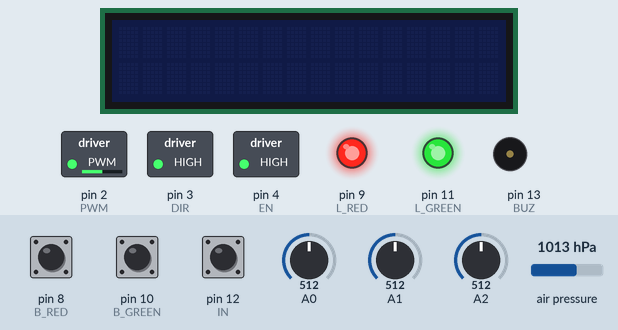
The sketch below on a simulated Arduino Uno, built with avr-gcc and run on an emulated ATmega328P. Parts: 16×2 character LCD, switched loads named in the sketch (green lamp = pin HIGH), output pins drawn as LEDs (lit = HIGH), buzzer (waves = sounding, pin HIGH). Inputs (shaded band) come from the test bench; at power-on: pin 12 (IN) HIGH, pin 8 (B_RED) HIGH, pin 10 (B_GREEN) HIGH, A0 = 512, A1 = 512, A2 = 512, air pressure 1013 hPa. What the sketch prints to the serial monitor is not drawn.

Above: at 0.8 s.
0.9 s: pin 12 (IN) pulled LOW for 0.15 s
At 1.9 s:
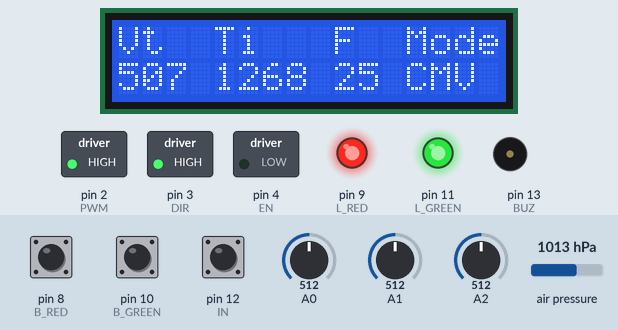
2.5 s: pin 8 (B_RED) pulled LOW for 0.15 s
At 3.6 s:
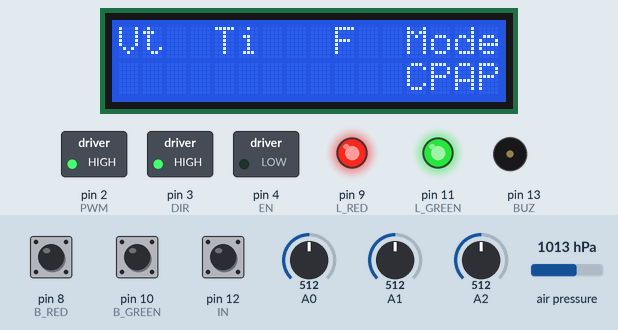
4.1 s: pin 8 (B_RED) pulled LOW for 1 s
At 5.6 s:
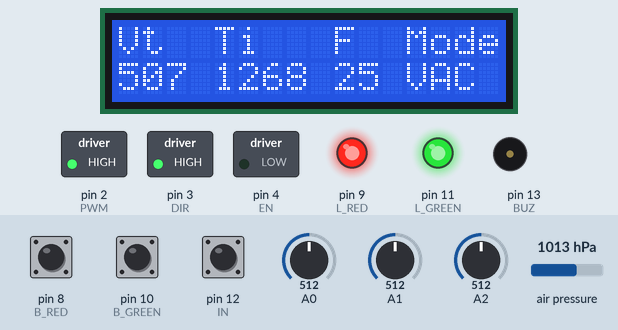
6.6 s: pin 8 (B_RED) pulled LOW for 0.15 s
At 7.9 s:
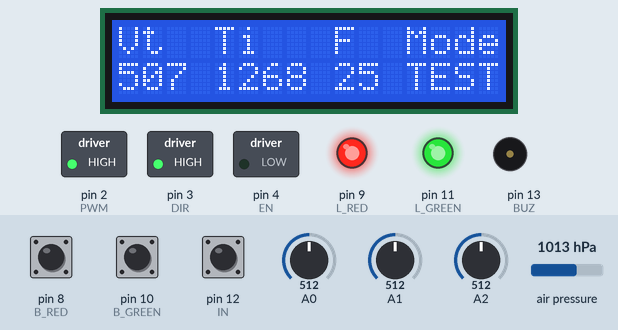
8.2 s: pin 10 (B_GREEN) pulled LOW for 0.15 s
At 8.55 s:
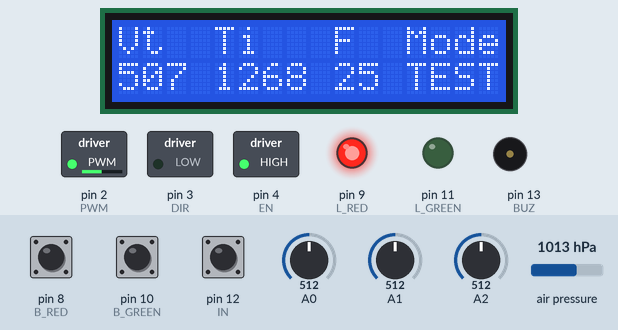
8.9 s: pin 10 (B_GREEN) pulled LOW for 1 s
Timing chart, 0 to 11.5 s (numbered marks = the images above; inputs shaded):
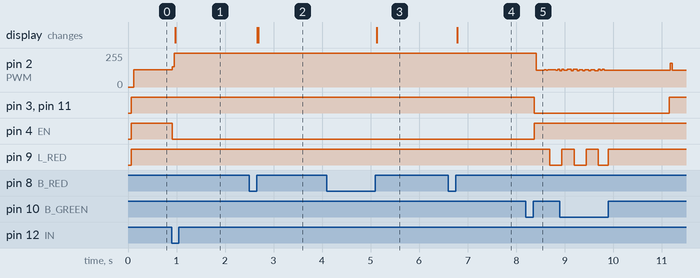

The sketch:

Ventilator.ino
```cpp
/*
 * Connect
 *      Arduino       I2C_LCD
 *        5V            VCC
 *        GND           GND
 *        A4            SDA
 *        A5            SCL


 */
#include <avr/interrupt.h>
#include <Wire.h>
#include "LiquidCrystal_I2C.h"
#include "Adafruit_BMP085.h"
#include <math.h>
LiquidCrystal_I2C lcd(0x27,16,2);

// Button Pin
#define   TRUE          1
#define   FAIL          0
#define   ON            LOW
#define   OF            HIGH
#define   L_ON          LOW
#define   L_OF          HIGH
#define   EN_ON         HIGH
#define   EN_OF         LOW
#define   DIR_ON        LOW
#define   DIR_OF        HIGH
#define   B_ON          HIGH
#define   B_OF          LOW

#define   B_RED     8
#define   L_RED     9
#define   B_GREEN   10
#define   L_GREEN   11
#define   IN        12
#define   BUZ       13
#define   PWM       2
#define   DIR       3
#define   EN        4

unsigned char   g_Led = OF, g_time_led = 0;
unsigned char   g_start = OF, g_run_motor = OF;
unsigned long   g_Vt,    g_Ti, g_ti,   g_Te, g_te,   g_F;
unsigned long   g_Vt_p;
#define   MODE      4
#define   CMV       0
#define   CPAP      1
#define   VAC       2
#define   TEST      3
unsigned char   mode = 0;
unsigned long   g_active_VAC = 0, g_active_VAC_bk;

unsigned char g_but_green_1 = OF, g_but_green_2 = OF;
unsigned char g_but_red_1 = OF,   g_but_red_2 = OF;


#define NUM   5
long g_arr[NUM], g_threshold_P_H2O;
Adafruit_BMP085 bmp;
/////////////////////////////////////////////////////////////////////////////////////////
// Function /////////////////////////////////////////////////////////////////////////////
/////////////////////////////////////////////////////////////////////////////////////////
void delay_u_s(unsigned long us)
{
    us = (us*4)/5;
    while(us--) {
      delayMicroseconds(2);
    }
}
////////////////////////////////////////////////////
void go_home(void)
{
  unsigned char sum_sensor, i_h = 7;

    while(i_h--){
        if(digitalRead(IN) == ON) {sum_sensor++;}
        else                      {sum_sensor = 0;}
        delay(1);
    }
    if(sum_sensor >= 5){
        digitalWrite(EN, EN_OF);
        return;
    }
    digitalWrite(DIR, DIR_OF);
    digitalWrite(EN, EN_ON);
    while(1){
        if(digitalRead(IN) == ON) {sum_sensor++;}
        else                      {sum_sensor = 0;}
        if(sum_sensor >= 5){
            //digitalWrite(EN, EN_OF);
            break;
        }
        delay_u_s(400);
        digitalWrite(PWM, ON);
        delay_u_s(400);
        digitalWrite(PWM, OF);
    }
}
////////////////////////////////////////////////////
long read_update_P_sensor(unsigned char j)
{
  long P, P_H2O;
    while(j--){
        P = 0;
        for(int i=0; i<(NUM-1); i++){
            g_arr[i] = g_arr[i+1];
            P = P + g_arr[i];
        }
        g_arr[NUM-1] = bmp.readPressure();
        P = P + g_arr[NUM-1];
        P = P/5;
        P_H2O = P/98;       //98 H2O
        Serial.print("Pressure = ");
        Serial.print(P);      Serial.print(" Pa     ");
        Serial.print(P_H2O);  Serial.println(" mm H2O");
    }
    return P_H2O;
}
////////////////////////////////////////////////////
void display_lcd(unsigned short a, unsigned short b, unsigned short c)
{
  unsigned short ng, tr, ch, dv, temp;
    lcd.setCursor(0,0);   lcd.print("Vt");
    lcd.setCursor(4,0);   lcd.print("Ti");
    lcd.setCursor(9,0);   lcd.print("F");
    lcd.setCursor(12,0);  lcd.print("Mode");
    if      (mode == CMV) {lcd.setCursor(12,1); lcd.print("CMV ");}
    else if (mode == CPAP){lcd.setCursor(12,1); lcd.print("CPAP");}
    else if (mode == VAC) {lcd.setCursor(12,1); lcd.print("VAC ");}
    else if (mode == TEST) {lcd.setCursor(12,1); lcd.print("TEST");}

    ng = a/1000;
    temp = a%1000;
    tr = temp/100;
    temp = a%100; ch = temp/10;
    dv = a%10;
    if (mode == CPAP) { lcd.setCursor(0,1);   lcd.print("   ");}
    else {              lcd.setCursor(0,1);   /*lcd.write(ng+0x30);*/ lcd.write(tr+0x30); lcd.write(ch+0x30); lcd.write(dv+0x30);}
    ng = b/1000;
    temp = b%1000;
    tr = temp/100;
    temp = b%100; ch = temp/10;
    dv = b%10;
    if (mode == CPAP) { lcd.setCursor(4,1);   lcd.print("    ");}
    else {              lcd.setCursor(4,1);   lcd.write(ng+0x30); lcd.write(tr+0x30); lcd.write(ch+0x30); lcd.write(dv+0x30);}
    tr = c/100;
    temp = c%100; ch = temp/10;
    dv = c%10;
    if (mode == CPAP) { lcd.setCursor(9,1);   lcd.print("   ");}
    else {              lcd.setCursor(9,1);  /*lcd.write(tr+0x30);*/ lcd.write(ch+0x30); lcd.write(dv+0x30);}
}
////////////////////////////////////////////////////
unsigned long calculate_pulse(unsigned long Vt)
{
    float Vt_p = Vt/800.0;
    Vt_p = sqrt(Vt_p)*450;

    return (unsigned long)(Vt_p) + 150;  //offset 150*2 pulse
}
////////////////////////////////////////////////////
void run_CMV(unsigned long Vt_p, unsigned long ti, unsigned long te)
{
        g_run_motor = ON;
        digitalWrite(EN, EN_ON);
    //ON
        unsigned long pulse =Vt_p, pulse_200 = Vt_p/3, pulse_400 = (Vt_p*2)/3, t_pulse, t1 = ti/2, t2 = (ti*3)/2;
        digitalWrite(DIR, DIR_ON);
        digitalWrite(L_GREEN, L_ON);
        while(pulse--){
            if      (pulse < pulse_200)   t_pulse = t2;   //<200  slow
            else if (pulse < pulse_400)   t_pulse = ti;   //<400  medium
            else                          t_pulse = t1;   //<600  fast
            delay_u_s(t_pulse);
            digitalWrite(PWM, ON);
            delay_u_s(t_pulse);
            digitalWrite(PWM, OF);
        }
        digitalWrite(L_GREEN, L_OF);

    //OFF
        digitalWrite(DIR, DIR_OF);
        unsigned char sum_sensor = 0;
        while(1){
            if(digitalRead(IN) == ON) {sum_sensor++;}
            else                      {sum_sensor = 0;}
            if(sum_sensor >= 5){
                Serial.print("a\n");
                if(g_start == OF) {digitalWrite(EN, EN_OF);  Serial.print("b\n");} //???
                break;
            }
            delay_u_s(te);
            digitalWrite(PWM, ON);
            delay_u_s(te);
            digitalWrite(PWM, OF);
        }
        g_run_motor = OF;
}
////////////////////////////////////////////////////
void run_CPAP(void)
{
        g_run_motor = ON;
        digitalWrite(EN, EN_ON);
    //ON
        unsigned long pulse = 600, t_pulse = 700;
        digitalWrite(DIR, DIR_ON);
        digitalWrite(L_GREEN, L_ON);
        while(pulse--){
            t_pulse = t_pulse + 12;
            delay_u_s(t_pulse);
            digitalWrite(PWM, ON);
            delay_u_s(t_pulse);
            digitalWrite(PWM, OF);
        }
        digitalWrite(L_GREEN, L_OF);

     //OFF
        go_home();
        Serial.print("a\n");
        if(g_start == OF) {digitalWrite(EN, EN_OF);  Serial.print("b\n");} //???
        g_run_motor = OF;
}
////////////////////////////////////////////////////
void run_VAC(unsigned long Vt_p, unsigned long ti)
{
  long Pressure_H2O = read_update_P_sensor(1) - g_threshold_P_H2O;

    if( (Pressure_H2O > 0) && (g_active_VAC > 0) ) return;
    g_active_VAC = g_active_VAC_bk;

        g_run_motor = ON;
        digitalWrite(EN, EN_ON);
    //ON
        unsigned long pulse =Vt_p, pulse_200 = Vt_p/3, pulse_400 = (Vt_p*2)/3, t_pulse, t1 = ti/2, t2 = (ti*3)/2;
        digitalWrite(DIR, DIR_ON);
        digitalWrite(L_GREEN, L_ON);
        while(pulse--){
            if      (pulse < pulse_200)   t_pulse = t2;   //<200  slow
            else if (pulse < pulse_400)   t_pulse = ti;   //<400  medium
            else                          t_pulse = t1;   //<600  fast
            delay_u_s(t_pulse);
            digitalWrite(PWM, ON);
            delay_u_s(t_pulse);
            digitalWrite(PWM, OF);
        }
        digitalWrite(L_GREEN, L_OF);

    read_update_P_sensor(NUM);

    //OFF
        go_home();
        Serial.print("a\n");
        if(g_start == OF) {digitalWrite(EN, EN_OF);  Serial.print("b\n");} //???
        g_run_motor = OF;
}
////////////////////////////////////////////////////
void run_TEST(unsigned long Vt_p, unsigned long ti)
{
  long Pressure_H2O = read_update_P_sensor(1) - g_threshold_P_H2O;

    if(Pressure_H2O > 0) return;

        g_run_motor = ON;
        digitalWrite(EN, EN_ON);
    //ON
        unsigned long pulse =Vt_p, pulse_200 = Vt_p/3, pulse_400 = (Vt_p*2)/3, t_pulse, t1 = ti/2, t2 = (ti*3)/2;
        digitalWrite(DIR, DIR_ON);
        digitalWrite(L_GREEN, L_ON);
        while(pulse--){
            if      (pulse < pulse_200)   t_pulse = t2;   //<200  slow
            else if (pulse < pulse_400)   t_pulse = ti;   //<400  medium
            else                          t_pulse = t1;   //<600  fast
            delay_u_s(t_pulse);
            digitalWrite(PWM, ON);
            delay_u_s(t_pulse);
            digitalWrite(PWM, OF);
        }
        digitalWrite(L_GREEN, L_OF);

    read_update_P_sensor(NUM);

    //OFF
        go_home();
        //Serial.print("a\n");
        if(g_start == OF) {digitalWrite(EN, EN_OF);  Serial.print("b\n");} //???
        g_run_motor = OF;
}
/////////////////////////////////////////////////////////////////////////////////////////
// Timer int ////////////////////////////////////////////////////////////////////////////
/////////////////////////////////////////////////////////////////////////////////////////
/////////////////////////////////////////////////////////////////////////////////////////
ISR (TIMER1_OVF_vect)
{
    TCNT1 = 45535;            //10ms

    g_time_led++;
    if(g_time_led >= 25) {
        g_time_led = 0;
        g_Led = !g_Led;
        if(g_start == ON) digitalWrite(L_RED, g_Led);
    }

    g_but_red_1 = g_but_red_2;
    g_but_red_2 = digitalRead(B_RED);
    if((g_but_red_1 == ON) && (g_but_red_2 == OF) ) {
        mode++;
        if(mode == MODE) mode = 0;
    }

    g_but_green_1 = g_but_green_2;
    g_but_green_2 = digitalRead(B_GREEN);
    if((g_but_green_1 == ON) && (g_but_green_2 == OF) ) {
        if(g_start == OF) {g_start = ON;}
        else {
            g_start = OF;
            digitalWrite(L_RED, L_OF);
            if(g_run_motor == OF){digitalWrite(EN, EN_OF);}
        }
    }

    if(g_active_VAC > 0) g_active_VAC--;
}

/////////////////////////////////////////////////////////////////////////////////////////////////////////////////////////////////
// Setup & Main /////////////////////////////////////////////////////////////////////////////////////////////////////////////////
/////////////////////////////////////////////////////////////////////////////////////////////////////////////////////////////////
void setup()
{
    lcd.init();                      // initialize the lcd
    pinMode(DIR, OUTPUT);
    pinMode(PWM, OUTPUT);
    pinMode(EN, OUTPUT);
    pinMode(L_GREEN, OUTPUT);
    pinMode(B_GREEN, INPUT_PULLUP);
    pinMode(L_RED, OUTPUT);
    pinMode(B_RED, INPUT_PULLUP);
    pinMode(IN, INPUT_PULLUP);
    pinMode(BUZ, OUTPUT);

    digitalWrite(BUZ, B_OF);
    digitalWrite(L_GREEN, L_OF);
    digitalWrite(L_RED, L_OF);
    digitalWrite(EN, EN_OF);

    Serial.begin(115200);
    Serial.println("Go Home");
    go_home(); digitalWrite(EN, EN_OF);

    // Print a message to the LCD.
    lcd.backlight();
    display_lcd(0, 0, 0);

    //init BMP180
    if (!bmp.begin()) {
        Serial.println("Could not find a valid BMP085 sensor, check wiring!");
        while (1) {}
    }
    memset(g_arr, 0, NUM);
    g_threshold_P_H2O = read_update_P_sensor(NUM);
    Serial.print("Threshold Pressure H2O = ");
    Serial.print(g_threshold_P_H2O);      Serial.println(" H2O");

    /* Reset Timer/Counter1 */
    TCCR1A = 0; TCCR1B = 0; TIMSK1 = 0;
    /* Setup Timer/Counter1 */
    TCCR1B |= (1 << CS11);    // prescale = 8
    TCNT1 = 45535;            //10ms
    TIMSK1 = (1 << TOIE1);    // Overflow interrupt enable
    sei();                    // cho phép ngắt toàn cục
}
/////////////////////////////////////////////////////////////////////////
void loop()
{
    //////////Read volume & display LCD for Vt, ti, F
    g_Vt = analogRead(0);     //200 -> 800
        g_Vt = (g_Vt*6)/10    + 200;
        if(g_Vt > 800)  g_Vt  = 800;
    g_Ti = analogRead(1);     //500 -> 2000
        g_Ti = (g_Ti*3)/2     + 500;
        if(g_Ti > 2000)  g_Ti = 2000;
    g_F = analogRead(2);      //10 -> 40
        g_F = g_F/34          + 10;
        if(g_F > 40)     g_F  = 40;

        if((g_Ti >= 1000) && (g_F > 35) ) g_F  = 35;
        if((g_Ti >= 1200) && (g_F > 30) ) g_F  = 30;
        if((g_Ti >= 1400) && (g_F > 25) ) g_F  = 25;
        if((g_Ti >= 1600) && (g_F > 22) ) g_F  = 22;
        if((g_Ti >= 1800) && (g_F > 20) ) g_F  = 20;
    display_lcd(g_Vt, g_Ti, g_F);

    //////////Calculate pulse & timer for Vt_p, ti, te
        g_Vt_p = calculate_pulse(g_Vt);
        //Serial.print("\n"); Serial.print(g_Vt_p);

        g_ti = (g_Ti*1000)/g_Vt_p;
        g_ti = g_ti/2;                            //2T

        g_te = 60000000/g_F;
        g_te = g_te - g_ti*2*g_Vt_p;
        g_te = (g_te/g_Vt_p)/2;                   //2T

        g_active_VAC_bk = 6000/g_F;

    //////////Control Step motor
    if(g_start == ON) {
        if      (mode == 0) run_CMV(g_Vt_p, g_ti, g_te);
        else if (mode == 1) run_CPAP();
        else if (mode == 2) run_VAC(g_Vt_p, g_ti);
        else if (mode == 3) run_TEST(g_Vt_p, g_ti);
    }

}
```

Measured:
- after the input at 0.9 s, pin 2 (PWM): 128/255 → 255/255 at once; pin 4 (EN): HIGH → LOW at once; the display: changes after 0.08 s (image 1)
- after the input at 2.5 s, the display: first changes after 0.17 s (image 2 shows a later state)
- after the input at 4.1 s, the display: changes after 1.0 s (image 3)
- after the input at 6.6 s, the display: changes after 0.19 s (image 4)
- after the input at 8.2 s, pin 2 (PWM): 255/255 → 124/255 after 0.22 s, → 130/255 0.16 s later, → 123/255 0.24 s later; pin 3 (DIR), pin 11 (L_GREEN): HIGH → LOW after 0.17 s; pin 4 (EN): LOW → HIGH after 0.17 s; pin 9 (L_RED): HIGH → LOW after 0.49 s
